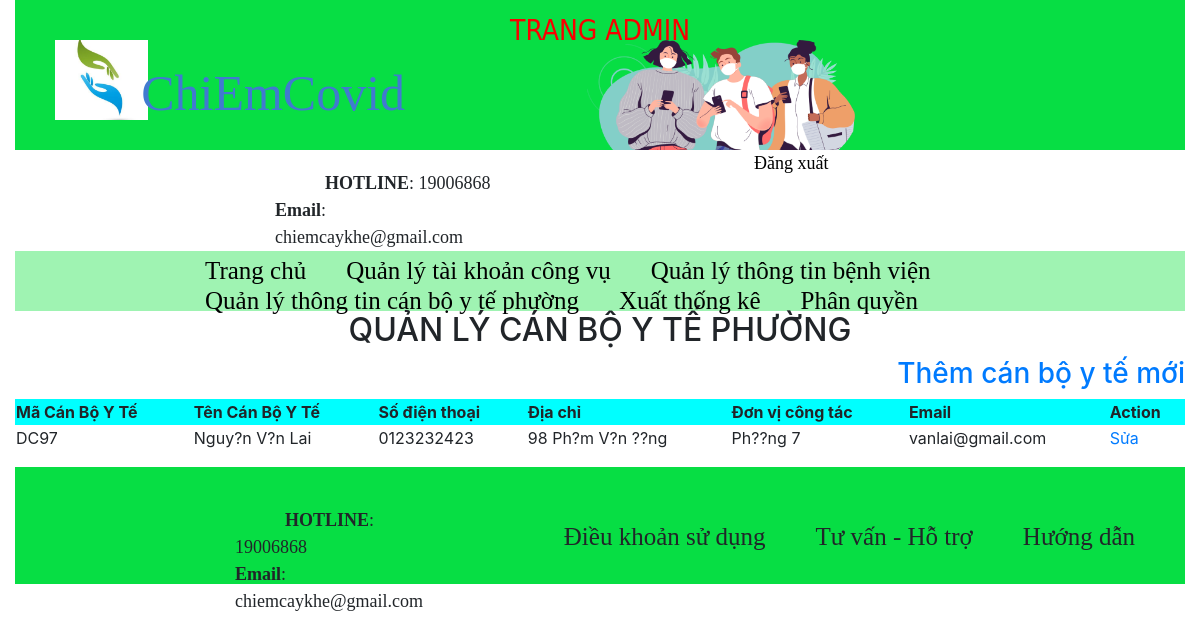
/QuanTriHeThong/ADMIN/index.php?quanlycanboyte (signed in), run on the app's committed database.
### tables this page shows
CREATE TABLE `canboytephuong` (
  `MaCBYTP` varchar(20) NOT NULL,
  `TenCBYTP` varchar(30) NOT NULL,
  `SoDienThoai` varchar(15) NOT NULL,
  `DiaChi` varchar(100) NOT NULL,
  `DonViCongTac` varchar(100) NOT NULL,
  `Email` varchar(50) NOT NULL,
  `MaTTYTP` varchar(20) default NULL,
  `MaTK` varchar(20) default NULL,
  PRIMARY KEY  (`MaCBYTP`),
  KEY `MaTTYTP` (`MaTTYTP`),
  KEY `MaTK` (`MaTK`)
);

### QuanTriHeThong/ADMIN/Controller/ccanboyte.php (called while the page is built, shortened)
<?php
	include("Model/mCanboyte.php");
	class ccanboytephuong{
		function view_canboytephuong(){
			$p = new mcanboytephuong();
			$table = $p -> get_canboytephuong();
			return $table;
		}
	}
?>

### QuanTriHeThong/ADMIN/Model/ketnoi.php (called while the page is built, shortened)
<?php
    class ketnoi{
        function moketnoi(&$conn){
            $conn = mysql_connect("localhost","covid","123456");
            if($conn){
                return mysql_select_db("htdieuphoibncovid");
            }else{
                return false;
            }
        }
    }
 ?>

### QuanTriHeThong/ADMIN/Model/mCanboyte.php (called while the page is built, shortened)
<?php
	include("ketnoi.php");
	class mcanboytephuong{
		function get_canboytephuong(){
			$p = new ketnoi();
			if($p->moketnoi($conn)){
				$string = "SELECT * FROM canboytephuong";
				$table = mysql_query($string);
				return $table;
			}else{
				return false;
			}
		}
	}
?>

### QuanTriHeThong/ADMIN/View/vQuanLyTTCanbo.php (the view, shortened to what this page needs)
<?php
    include("Controller/ccanboyte.php");
    $p = new ccanboytephuong();
    $table = $p-> view_canboytephuong();
    echo "<h2 STYLE='text-align:center'>QUẢN LÝ CÁN BỘ Y TẾ PHƯỜNG </h2>";
    echo "<h3 STYLE='text-align:right'><a href='index.php?themcanboyte'>Thêm cán bộ y tế mới</a></h3>";
    echo "<table style='width:100%'>";
    echo "<tr style='background-color:aqua'>";
    echo "<th>Mã Cán Bộ Y Tế</th>";
    echo "<th>Tên Cán Bộ Y Tế</th>";
    echo "<th>Số điện thoại</th>";
    echo "<th>Địa chỉ</th>";
    echo "<th>Đơn vị công tác </th>";
    echo "<th>Email</th>";
    echo "<th>Action</th>";
    echo "</tr>";
    if($table){
        if(mysql_num_rows($table)){
            while($row = mysql_fetch_assoc($table)){
                echo "<tr>";
                echo "<td>".$row['MaCBYTP']."</td>";
                echo "<td>".$row['TenCBYTP']."</td>";
                echo "<td >".$row['SoDienThoai']."</td>";
                echo "<td >".$row['DiaChi']."</td>";
                echo "<td >".$row['DonViCongTac']."</td>";
                echo "<td >".$row['Email']."</td>";
                echo "<td ><a href='index.php?updatecb&&macb=".$row['MaCBYTP']."'>Sửa</a></td>";
                echo "</tr>";
            }
        }
    }
    echo "</table>";
?>

### QuanTriHeThong/ADMIN/CSS/style.css (style rules this page uses)
body { padding:0px; margin:0 auto; box-sizing:border-box; }

### QuanTriHeThong/ADMIN/CSS/style1.css (style rules this page uses)
body { padding:0px; margin:0 auto; box-sizing:border-box; }

### data on the page
canboytephuong: MaCBYTP "DC97", TenCBYTP "Nguy?n V?n Lai", SoDienThoai "0123232423", DiaChi "98 Ph?m V?n ??ng", DonViCongTac "Ph??ng 7", Email "vanlai@gmail.com"
